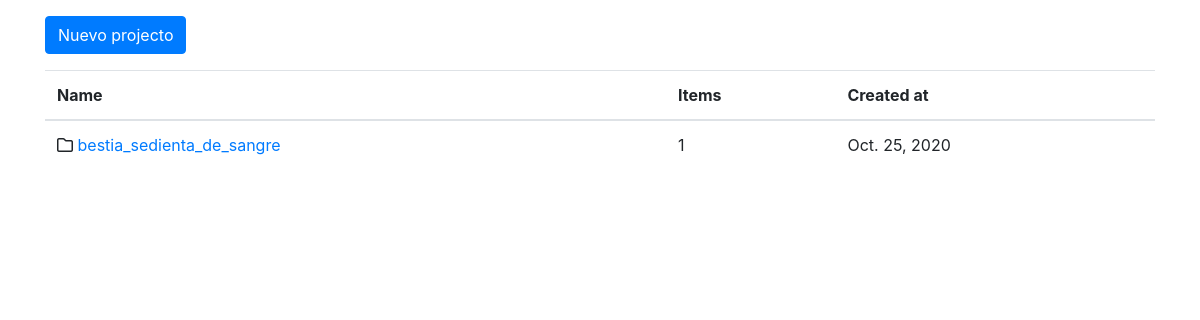
The app's page /projects/, older data.
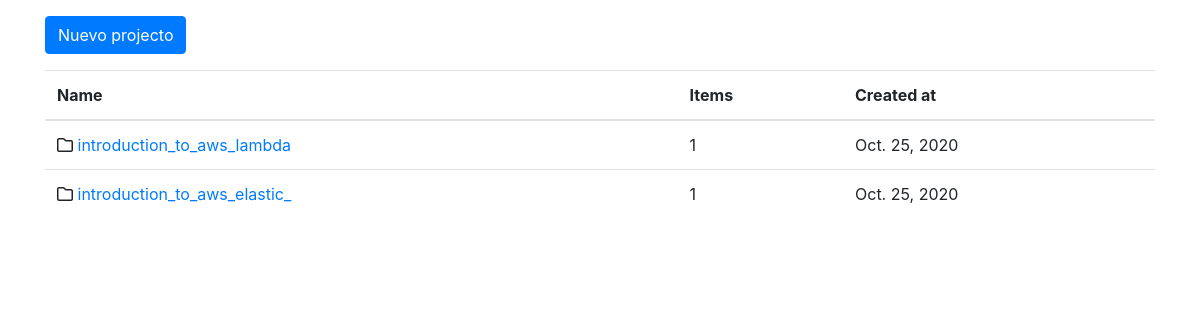
The same page, newer data.
### projects/models.py (models this page shows, shortened)
class Project(models.Model):
    name = models.CharField(max_length=50, null=False, blank=False)
    key = models.CharField(max_length=100, null=False, blank=False)
    bucket = models.CharField(max_length=100, null=False, blank=False)
    location = models.CharField(max_length=50, null=True, blank=True)
    created_at = models.DateTimeField(auto_now_add=True)
    status = models.CharField(max_length=20, default='CREATED')
    objects = ProjectManager()

### projects/views.py (the view)
# urls.py: path('', ProjectListView.as_view(), name='list'),
class ProjectListView(ListView):
    model = Project
    paginate_by = 10
    template_name = 'projects/list.html'
    def get_context_data(self, **kwargs):
        context = super().get_context_data(**kwargs)
        context['title'] = 'projects'
        return context

### projects/templates/projects/list.html
{% extends 'base/base.html' %}
{% block content %}
<div class="row ">
    <div class="col mt-2">
        <a href="{% url 'items:create' %}" class="btn btn-primary">Nuevo projecto</a>
    </div>
</div>
<div class="row">
    <div class="col mt-3">
        <table class="table">
            <thead>
              <tr>
                <th scope="col">Name</th>
                <th scope="col">Items</th>
                <th scope="col">Created at</th>
              </tr>
            </thead>
            <tbody>
                {% for project in object_list %}
                    <tr>
                        <td>
                            <i class="far fa-folder"></i>
                            <a href="{% url 'projects:detail' project.id %}">{{ project.name }}</a>
                        </td>
                        <td> {{ project.item_set.count }}</td>
                        <td> {{ project.created_at | date }}</td>
                    </tr>
                {% endfor %}
            </tbody>
        </table>
    </div>
</div>
{% endblock %}

### templates/base/base.html (shortened to what this page needs)
<!doctype html>
<html lang="en">
  <head>
    <link rel="stylesheet" href="https://stackpath.bootstrapcdn.com/bootstrap/4.5.2/css/bootstrap.min.css">
  </head>
  <body>
    <div class="container">
      <div class="row">
        <div class="col mt-2">
          {% block content %}
          {% endblock %}
        </div>
      </div>
    </div>
  </body>
</html>

Row changes from the older to the newer data that the page shows:
removed Project: name "bestia_sedienta_de_sangre", item_set.count "1", created_at "Oct. 25, 2020"
added Project: name "introduction_to_aws_lambda", item_set.count "1", created_at "Oct. 25, 2020"
added Project: name "introduction_to_aws_elastic_", item_set.count "1", created_at "Oct. 25, 2020"
